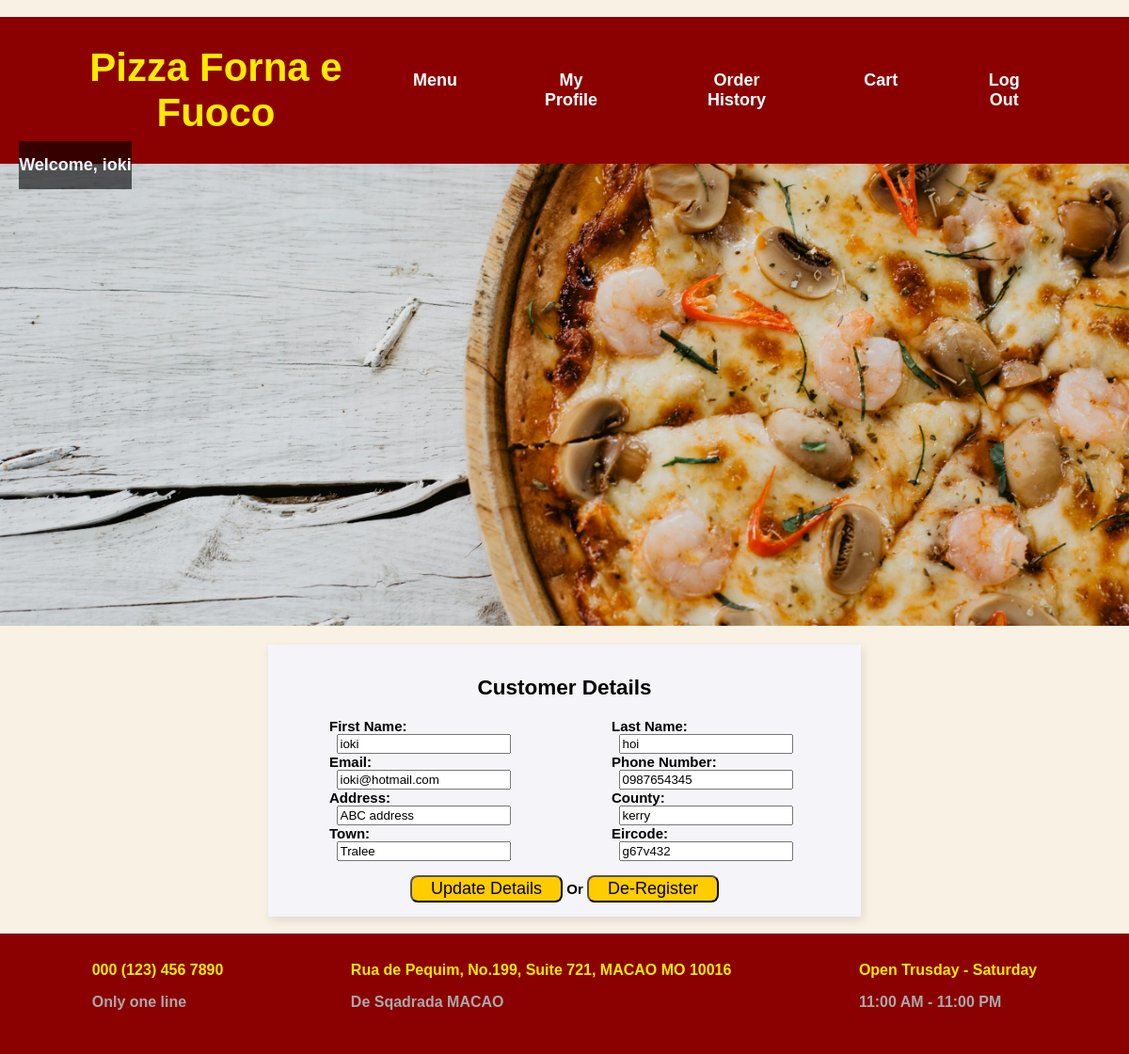
Screenshot of /Pizza_Project_PHP/myProfile.php (signed in) with the database file from the repository.
### tables this page shows
CREATE TABLE `customer` (
  `customer_id` smallint(6) NOT NULL AUTO_INCREMENT,
  `first_name` varchar(20) NOT NULL,
  `last_name` varchar(20) NOT NULL,
  `email` varchar(30) NOT NULL,
  `phone_no` varchar(15) NOT NULL,
  `address` varchar(50) NOT NULL,
  `county` varchar(30) NOT NULL,
  `town` varchar(20) NOT NULL,
  `eircode` varchar(7) NOT NULL,
  `password` varchar(10) NOT NULL,
  PRIMARY KEY (`customer_id`),
  UNIQUE KEY `email` (`email`)
);

### Pizza_Project_PHP/myProfile.php (the view, shortened to what this page needs)
<!DOCTYPE html>
<html lang="en" xmlns="http://www.w3.org/1999/xhtml">
<head>
    <link rel="stylesheet" href="style/pizza.css" type="text/css">
    <?php
    require 'pdo_connection.php';
    $currentCustomerID = $_SESSION['currentID'];
$sql = "SELECT * FROM Customer WHERE customer_id = '$currentCustomerID'";
$result = $pdo->query($sql);
$customer = $result->fetch();
?>
</head>
<body>
    <div class="profile_continer">
    <div class="welcome"><h2>Welcome, <?php echo $_SESSION['currentName']; ?></h2></div>
        <div class="profile_back_img"></div>
        <div class="profile_form">
            <form action="deleteOrUpdateCustomer.php" method="post">
                <h2>Customer Details</h2>
                <div class="row">
                    <div class="column">
                        <label>First Name:</label>
                        <input type="text" name="cfirstName" value="<?= htmlspecialchars($customer['first_name']) ?>">
                    </div>
                    <div class="column">
                        <label>Last Name:</label>
                        <input type="text" name="clastName" value="<?= htmlspecialchars($customer['last_name']) ?>">
                    </div>
                </div>
                <div class="row">
                    <div class="column">
                        <label>Email:</label>
                        <input type="email" name="cemail" value="<?= htmlspecialchars($customer['email']) ?>">
                    </div>
                    <div class="column">
                        <label>Phone Number:</label>
                        <input type="text" name="cphone" value="<?= htmlspecialchars($customer['phone_no']) ?>">
                    </div>
                </div>
                <div class="row">
                    <div class="column">
                        <label>Address:</label>
                        <input type="text" name="caddress" value="<?= htmlspecialchars($customer['address']) ?>">
                    </div>
                    <div class="column">
                        <label>County:</label>
                        <input type="text" name="ccounty" value="<?= htmlspecialchars($customer['county']) ?>">
                    </div>
                </div>
                <div class="row">
                    <div class="column">
                        <label>Town:</label>
                        <input type="text" name="ctown" value="<?= htmlspecialchars($customer['town']) ?>">
                    </div>
                    <div class="column">
                        <label>Eircode:</label>
                        <input type="text" name="ceircode" value="<?= htmlspecialchars($customer['eircode']) ?>">
                    </div>
                </div>
                <button type="submit" name="updateCustomer">Update Details</button> Or
                <button type="submit" name="delete">De-Register</button>
            </form>
        </div>
    </div>
</body>
</html>

### Pizza_Project_PHP/style/pizza.css (style rules this page uses)
.header { background-color: #8B0000; padding: 30px; color: #FFEA00; font-size: 24px; font-weight: bold; display: flex; justify-content: space-between; align-items: center; }
.nav { display: flex; }
.nav a { color: #fff; text-decoration: none; font-size: 18px; margin-right: 60px; padding: 0 10px; }
.footer { background-color: #8B0000; color: #FFEA00; display: flex; justify-content: space-around; align-items: center; padding: 30px; font-weight: bold; }
.footer div { text-align: left; }
label { display: flex; align-items: center; padding-left: 50px; }
.profile_continer { height: 800px; display: flex; flex-direction: column; align-items: center; justify-content: center; font-size: 12px; width: 100%; }
.profile_back_img { background: url('../images/profileBack.jpg') no-repeat center; background-size: cover; width: 100%; height: 500px; }
.profile_form { margin-top: 20px; padding: 15px; width: 50%; box-shadow: 2px 4px 10px rgba(0, 0, 0, 0.1); font-size: 15px; font-weight: bold; background-color: #f4f4f9; }
.row { display: flex; justify-content: space-between; }
.column { width: 50%; }
.profile_form button { padding: 2px 20px; margin-top: 15px; background-color: #ffcc00; color: #000; font-size: 18px; cursor: pointer; border-radius: 8px; }
.welcome { position: absolute; top: 150px; left: 20px; width: 10%; color: #f4f4f9; background-color: rgba(0, 0, 0, 0.6); }

### rows the page displays
customer: cfirstName "ioki", clastName "hoi", cemail "ioki@hotmail.com", cphone "0987654345", caddress "ABC address", ccounty "kerry", ctown "Tralee", ceircode "g67v432"

### other values shown
$_SESSION['currentName'] "ioki"
